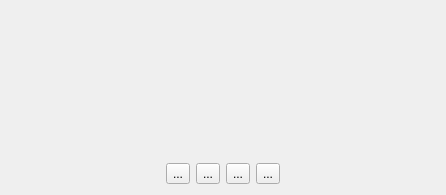
<?xml version="1.0" encoding="UTF-8"?>
<ui version="4.0">
 <class>GlobalSearchPopup</class>
 <widget class="QWidget" name="GlobalSearchPopup">
  <property name="geometry">
   <rect>
    <x>0</x>
    <y>0</y>
    <width>446</width>
    <height>195</height>
   </rect>
  </property>
  <property name="windowTitle">
   <string>Dialog</string>
  </property>
  <layout class="QVBoxLayout" name="verticalLayout">
   <item>
    <widget class="GlobalSearchWidget" name="search_widget" native="true">
     <property name="sizePolicy">
      <sizepolicy hsizetype="Preferred" vsizetype="Expanding">
       <horstretch>0</horstretch>
       <verstretch>0</verstretch>
      </sizepolicy>
     </property>
    </widget>
   </item>
   <item>
    <spacer name="verticalSpacer">
     <property name="orientation">
      <enum>Qt::Vertical</enum>
     </property>
     <property name="sizeType">
      <enum>QSizePolicy::Minimum</enum>
     </property>
    </spacer>
   </item>
   <item>
    <layout class="QHBoxLayout" name="horizontalLayout">
     <item>
      <spacer name="horizontalSpacer">
       <property name="orientation">
        <enum>Qt::Horizontal</enum>
       </property>
       <property name="sizeHint" stdset="0">
        <size>
         <width>40</width>
         <height>20</height>
        </size>
       </property>
      </spacer>
     </item>
     <item>
      <widget class="QToolButton" name="previous">
       <property name="text">
        <string>...</string>
       </property>
      </widget>
     </item>
     <item>
      <widget class="QToolButton" name="play_pause">
       <property name="text">
        <string>...</string>
       </property>
      </widget>
     </item>
     <item>
      <widget class="QToolButton" name="stop">
       <property name="text">
        <string>...</string>
       </property>
      </widget>
     </item>
     <item>
      <widget class="QToolButton" name="next">
       <property name="text">
        <string>...</string>
       </property>
      </widget>
     </item>
     <item>
      <spacer name="horizontalSpacer_2">
       <property name="orientation">
        <enum>Qt::Horizontal</enum>
       </property>
       <property name="sizeHint" stdset="0">
        <size>
         <width>40</width>
         <height>20</height>
        </size>
       </property>
      </spacer>
     </item>
    </layout>
   </item>
  </layout>
 </widget>
 <customwidgets>
  <customwidget>
   <class>GlobalSearchWidget</class>
   <extends>QWidget</extends>
   <header>globalsearch/globalsearchwidget.h</header>
   <container>1</container>
  </customwidget>
 </customwidgets>
 <resources/>
 <connections/>
</ui>
